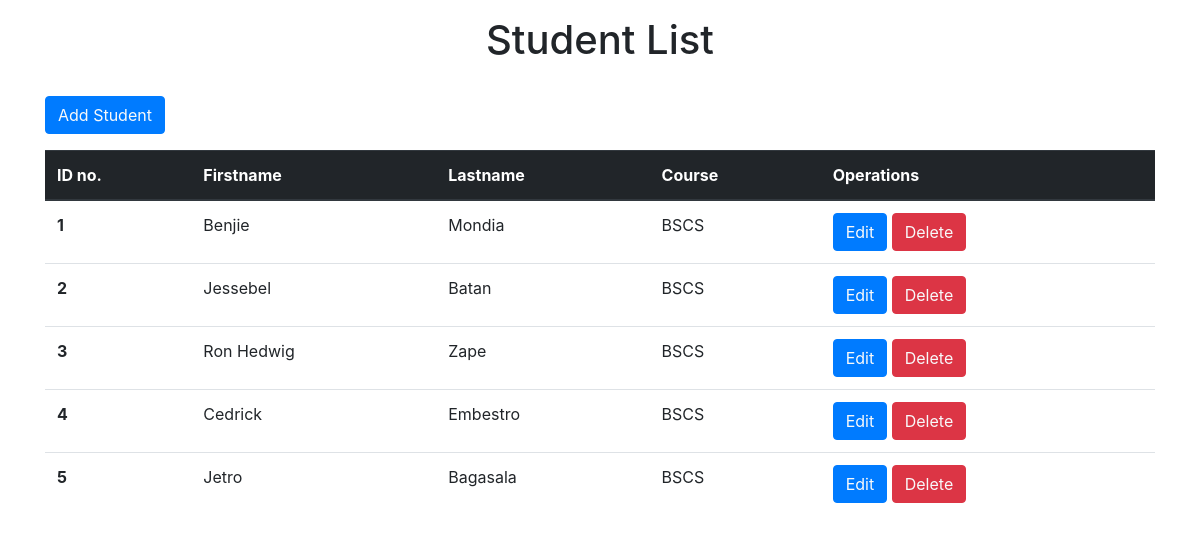
The page / on the database its author committed.
### tables this page shows
CREATE TABLE `student_list` (
  `id` int(255) NOT NULL,
  `firstname` varchar(255) NOT NULL,
  `lastname` varchar(255) NOT NULL,
  `course` varchar(255) NOT NULL
);

### index.php (the view, shortened to what this page needs)
<?php
    include 'connection.php';
?>
<!DOCTYPE html>
<html lang="en">
<head>
    <link rel="stylesheet" href="https://cdn.jsdelivr.net/npm/bootstrap@4.0.0/dist/css/bootstrap.min.css">
</head>
<body>
    <div class="container">
        <h1 style="text-align:center" class="my-3">Student List</h1>
        <button class="btn btn-primary my-3"><a href="addDATA.php" class="text-light">Add Student</a></button>
        <table class="table">
            <thead class="thead-dark">
                <tr>
                <th scope="col">ID no.</th>
                <th scope="col">Firstname</th>
                <th scope="col">Lastname</th>
                <th scope="col">Course</th>
                <th scope="col">Operations</th>
                </tr>
            </thead>
            <tbody>
                <?php
                    $sql = "SELECT * FROM `student_list`";
                    $result = mysqli_query($con, $sql);
                    if($result){
                        while($row = mysqli_fetch_assoc($result)){
                            $id = $row['id'];
                            $firstname = $row['firstname'];
                            $lastname = $row['lastname'];
                            $course = $row['course'];
                            echo    '<tr>
                                        <th scope="row">' .$id. '</th>
                                        <td>' .$firstname. '</td>
                                        <td>' .$lastname. '</td>
                                        <td>' .$course. '</td>
                                        <td>
                                            <button class="btn btn-primary"><a href="editDATA.php?editDATAid=' .$id. '" class="text-light">Edit</a></button>
                                            <button class="btn btn-danger"><a href="deleteDATA.php?deleteid=' .$id. '" class="text-light">Delete</a></button>
                                        </td>
                                    </tr>';
                        }
                    }
                ?>
            </tbody>
        </table>
    </div>
</body>
</html>

### rows shown on the page
student_list: id "1", firstname "Benjie", lastname "Mondia", course "BSCS"
student_list: id "2", firstname "Jessebel", lastname "Batan", course "BSCS"
student_list: id "3", firstname "Ron Hedwig", lastname "Zape", course "BSCS"
student_list: id "4", firstname "Cedrick", lastname "Embestro", course "BSCS"
student_list: id "5", firstname "Jetro", lastname "Bagasala", course "BSCS"
